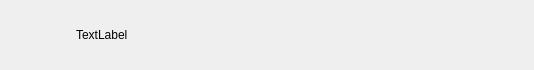
<?xml version="1.0" encoding="UTF-8"?>
<ui version="4.0">
 <class>ConUserItem</class>
 <widget class="QWidget" name="ConUserItem">
  <property name="geometry">
   <rect>
    <x>0</x>
    <y>0</y>
    <width>534</width>
    <height>70</height>
   </rect>
  </property>
  <property name="minimumSize">
   <size>
    <width>0</width>
    <height>70</height>
   </size>
  </property>
  <property name="maximumSize">
   <size>
    <width>16777215</width>
    <height>70</height>
   </size>
  </property>
  <property name="windowTitle">
   <string>Form</string>
  </property>
  <layout class="QHBoxLayout" name="horizontalLayout">
   <property name="spacing">
    <number>5</number>
   </property>
   <property name="topMargin">
    <number>2</number>
   </property>
   <property name="bottomMargin">
    <number>2</number>
   </property>
   <item>
    <widget class="QWidget" name="widget" native="true">
     <property name="minimumSize">
      <size>
       <width>60</width>
       <height>60</height>
      </size>
     </property>
     <property name="maximumSize">
      <size>
       <width>60</width>
       <height>60</height>
      </size>
     </property>
     <widget class="QLabel" name="icon_lb">
      <property name="geometry">
       <rect>
        <x>0</x>
        <y>10</y>
        <width>45</width>
        <height>45</height>
       </rect>
      </property>
      <property name="minimumSize">
       <size>
        <width>45</width>
        <height>45</height>
       </size>
      </property>
      <property name="maximumSize">
       <size>
        <width>45</width>
        <height>45</height>
       </size>
      </property>
      <property name="text">
       <string/>
      </property>
     </widget>
     <widget class="QLabel" name="red_point">
      <property name="geometry">
       <rect>
        <x>27</x>
        <y>2</y>
        <width>30</width>
        <height>30</height>
       </rect>
      </property>
      <property name="minimumSize">
       <size>
        <width>30</width>
        <height>30</height>
       </size>
      </property>
      <property name="maximumSize">
       <size>
        <width>30</width>
        <height>30</height>
       </size>
      </property>
      <property name="text">
       <string/>
      </property>
     </widget>
    </widget>
   </item>
   <item>
    <widget class="QLabel" name="user_name_lb">
     <property name="text">
      <string>TextLabel</string>
     </property>
    </widget>
   </item>
  </layout>
 </widget>
 <resources/>
 <connections/>
</ui>
